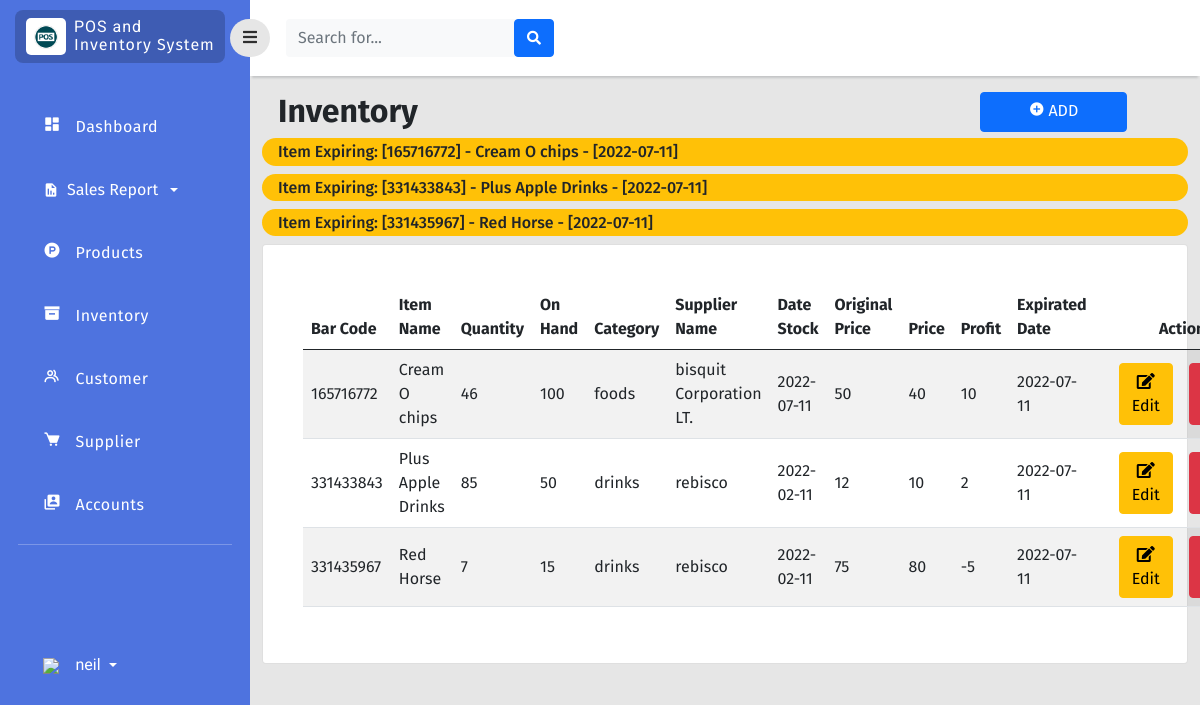
Page /php/inventory.php (signed in) on the earlier database version.
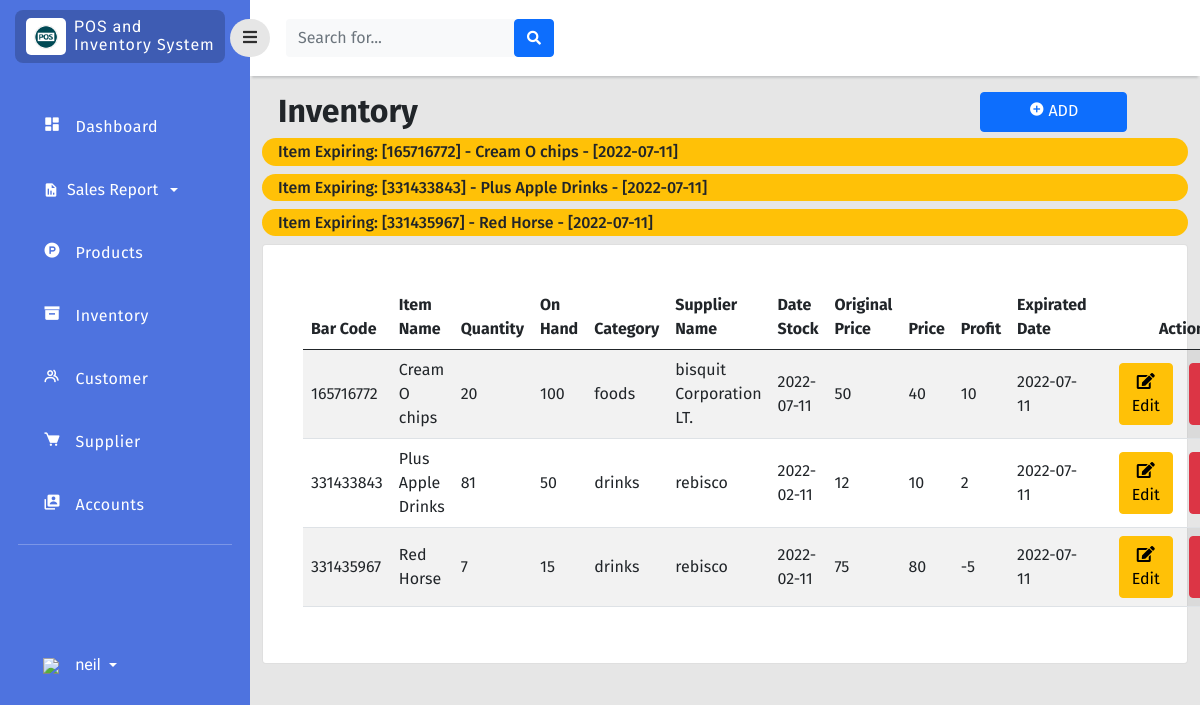
Same page on the later database version.
### tables this page shows
CREATE TABLE `inventory` (
  `item_id` bigint(11) NOT NULL,
  `bar_code` bigint(11) NOT NULL,
  `item_name` varchar(255) NOT NULL,
  `quantity` int(11) NOT NULL,
  `price` double NOT NULL,
  `orignal_price` double NOT NULL,
  `profit` double NOT NULL,
  `on_hand` int(11) NOT NULL,
  `category_id` int(11) NOT NULL,
  `supplier_id` int(11) NOT NULL,
  `stock_in` date NOT NULL,
  `date_expired` date NOT NULL
);

CREATE TABLE `category` (
  `category_id` int(11) NOT NULL,
  `category_name` enum('foods','drinks') NOT NULL
);

CREATE TABLE `supplier` (
  `supplier_id` int(11) NOT NULL,
  `company_name` varchar(255) NOT NULL,
  `location_id` int(255) NOT NULL,
  `phone_no` int(11) NOT NULL
);

### php/inventory.php (the view, shortened to what this page needs)
<?php
include 'connection.php';
?>
<!doctype html>
<html lang="en">
  <head>
    <link href="https://cdn.jsdelivr.net/npm/bootstrap@5.0.2/dist/css/bootstrap.min.css" rel="stylesheet"
>
    <link rel="stylesheet" type="text/css" href="../style/dash.css">
    <link
      href="https://cdnjs.cloudflare.com/ajax/libs/font-awesome/5.15.1/css/all.min.css"
      rel="stylesheet"
    />
    <link href='https://unpkg.com/boxicons@2.1.2/css/boxicons.min.css' rel='stylesheet'>
    </head>
    <body>
    <div class="page">
        <div class="sidebar">
            <div class="sidebar-header">
                <div class="sidebar-logo-container">
                    <div class="logo-container">
                        <img class="logo-sidebar" src="../image/logo.png" />
                    </div>
                    <div class="sys-name-container mt-2">
                        <p class="sys-name">
                            POS and <br>
                            <span class="brand-subname">
                            Inventory System
                            </span>
                        </p>
                    </div>
                </div>
            </div>
            <div class="sidebar-body">
                <ul class="navigation-list">
                    <li class="navigation-list-item">
                        <a class="navigation-link" href="dashboard.php">
                            <div class="row">
                                <div class="col-2">
                                    <i class='bx bxs-dashboard'></i>
                                </div>
                                <div class="col-9">
                                    Dashboard
                                </div>
                            </div>
                        </a>
                    </li>
                   <li class="navigation-list-item">
                        <a href="#submenu1" data-bs-toggle="collapse" class="d-flex align-items-center text-white text-decoration-none dropdown-toggle" >
                            <i class='bx bxs-report bi'></i><span class="mx-2 text-white">Sales Report</span></a>
                    </li>
                    <li class="navigation-list-item">
                        <a class="navigation-link" href="product.php">
                            <div class="row">
                                <div class="col-2">
                                    <i class='bx bxl-product-hunt' ></i>
                                </div>
                                <div class="col-9">
                                    Products
                                </div>
                            </div>
                        </a>
                    </li>
                     <li class="navigation-list-item">
                        <a class="navigation-link" href="inventory.php">
                            <div class="row">
                                <div class="col-2">
                                    <i class='bx bxs-box'></i>
                                </div>
                                <div class="col-9">
                                    Inventory
                                </div>
                            </div>
                        </a>
                    </li>
                    <li class="navigation-list-item">
                        <a class="navigation-link" href="customer.php">
                            <div class="row">
                                <div class="col-2">
                                    <i class='bx bx-group'></i>
                                </div>
                                <div class="col-9">
                                    Customer
                                </div>
                            </div>
                        </a>
                    </li>
                    <li class="navigation-list-item">
                        <a class="navigation-link" href="supplier.php">
                            <div class="row">
                                <div class="col-2">
                                    <i class='bx bxs-cart' ></i>
                                </div>
                                <div class="col-9">
                                    Supplier
                                </div>
                            </div>
                        </a>
                    </li>
                    <li class="navigation-list-item">
                        <a class="navigation-link" href="user_manager.php">
                            <div class="row">
                                <div class="col-2">
                                    <i class='bx bxs-user-account'></i>
                                </div>
                                <div class="col-9">
                                    Accounts
                                </div>
                            </div>
                        </a>
                    </li>
                    <hr style="color:rgb(255, 255, 255);margin-top:10px;">
                    <li class="navigation-list-item" style="margin-top: 45%;">
                        <div class="dropdown pb-1">
                            <a href="#" class="d-flex align-items-center text-white text-decoration-none dropdown-toggle" id="dropdownUser1" data-bs-toggle="dropdown" aria-expanded="false">
                                <div class="col-2">
                                    <img src="../image/user_35px.png" />
                                </div>
                                <span class="d-none d-sm-inline mx-1"><?php echo $_SESSION["username"];  ?></span>
                            </a>
                        </div>
                    </li>
                </ul>
            </div>
        </div>
        <div class="content">
            <div class="navigationBar">
                <button id="sidebarToggle" class="btn sidebarToggle">
                    <i class="fas fa-bars"></i>
                </button>
                <form class="d-none d-sm-inline-block form-inline mr-auto ml-md-3 my-2 my-md-0 mw-100 navbar-search ms-3">
                    <div class="input-group">
                        <input type="text" class="form-control bg-light border-0 small" placeholder="Search for..."aria-label="Search" aria-describedby="basic-addon2"id="SearchMo" onkeyup="myFunction()">
                        <div class="input-group-append">
                            <button class="btn btn-primary" type="button">
                                <i class="fas fa-search fa-sm"></i>
                            </button>
                        </div>
                    </div>
                </form>
            </div>
            <div class="col py-3 d-flex justify-content-center overflow-auto">
                 <div class="container-fluid">
                <div class="row">
                        <div class="col d-flex justify-content">
                            <br>
                            <div class="w-50">
                                <h2 class="text-dark text-start ps-3 fw-bold">Inventory </h2>
                            </div>
                            <div class="position-left w-50">
                                <button type="button" class="btn btn-primary px-5 pb-2" data-bs-toggle="modal" data-bs-target="#create" style="margin-left: 55%;"><b><i class='bx bxs-plus-circle'></i> </b> ADD</button>
                            </div>
                        </div>
                    </div>
                    <?php
                            $expired = mysqli_query($con, "SELECT * FROM inventory WHERE (( date_expired - INTERVAL 8 DAY) <= current_date()) ORDER BY date_expired asc");
                            while($row = mysqli_fetch_array($expired)) { ?>
                            <h6 class="bg-warning p-1 ps-3 rounded-pill">Item Expiring: [<?php echo $row['bar_code']. "] - " .$row['item_name']. " - [" .$row['date_expired']; ?>]</h6>
                            <?php
                            }
                            ?>
                    <div class="row">
                        <div class="col ">
                            <div class="card">
                                <div class="card-body rounded-3 m-4 table-responsive-sm">
                                    <table class="table table-striped align-middle" id="InventoryTab">
                                        <thead>
                                            <tr>
                                                <th scope="col">Bar Code</th>
                                                <th scope="col">Item Name</th>
                                                <th scope="col">Quantity</th>
                                                <th scope="col">On Hand</th>
                                                <th scope="col">Category</th>
                                                <th scope="col">Supplier Name</th>
                                                <th scope="col">Date Stock</th>
                                                <th scope="col">Original Price</th>
                                                <th scope="col">Price</th>
                                                <th scope="col">Profit</th>
                                                <th scope="col">Expirated Date</th>
                                                <th scope="col" style="text-align: center;">Action</th>
                                            </tr>
                                        </thead>
                                        <tbody>
                                            <?php
                                            $query_run = mysqli_query($con,"SELECT * FROM inventory");
                                            $sql_run = mysqli_query($con,"SELECT * FROM category,inventory WHERE(category.category_id=inventory.category_id)");
                                            $sup_run = mysqli_query($con,"SELECT * FROM supplier,inventory WHERE(supplier.supplier_id=inventory.supplier_id)");
                                            while ($row=mysqli_fetch_assoc($query_run) AND $rows=mysqli_fetch_assoc($sql_run) AND $raw=mysqli_fetch_assoc($sup_run)) { ?>
                                            <tr>
                                                <td><?php echo $row['bar_code'];  ?></td>
                                                <td><?php echo $row['item_name'];  ?></td>
                                                <td ><?php echo $row['quantity'];  ?></td>
                                                <td><?php echo $row['on_hand'];  ?></td>
                                                <td ><?php echo $rows['category_name'];  ?></td>
                                                <td><?php echo $raw['company_name'];  ?></td>
                                                <td><?php echo $row['stock_in'];  ?></td>
                                                <td ><?php echo $row['orignal_price'];  ?></td>
                                                <td ><?php echo $row['price'];  ?></td>
                                                <td ><?php echo $row['profit'];  ?></td>
                                                <td ><?php echo $row['date_expired'];  ?></td>
                                                <td>
                                                    <div class="d-flex flex-row justify-content-center">
                                                        <button class="btn btn-warning editbtn mx-3" data-toggle="modal" type="button"><i class="fas fa-edit" data-toggle="tooltip" title="edit"></i>Edit</button>
                                                        <button class="btn btn-danger deletebtn" data-toggle="modal" type="button"><i class="fas fa-trash" data-toggle="tooltip" title="edit"></i>Delete</button>
                                                </td>
                                            </tr>
                                        <?php }  ?>
                                        </tbody>
                                    </table>
                                </div>
                            </div>
                        </div>
                    </div>
                </div>
            </div>
        </div>
    </div>
</body>
</html>

### style/dash.css (style rules this page uses)
* { font-family: 'Fira Sans', sans-serif; }
body { background-color: #e6e6e6; }
.page .sidebar { background: rgb(78, 115, 223); position: fixed; top: 0; left: 0; width: 250px; height: 100vh; overflow-y: auto; overflow-x: hidden; transition: all 0.3s ease; }
.page .content { margin-left: 250px; transition: all 0.3s ease; }
.navigationBar { background-color: white; height: 50px; display: flex; padding: 38px 0px; align-items: center; box-shadow: 0 4px 2px -2px #c5c6c7; }
.sidebarToggle { font-size: 16px; color: rgb(0, 0, 0, 0.8); margin-left: -20px; z-index: 999; border-radius: 50px; background-color: #e6e6e6; transition: all 0.3s ease; outline: none!important; box-shadow: none!important; }
.sidebar-header { padding: 10px 25px 10px 15px; }
.sidebar-logo-container { background-color: rgb(0, 0, 0, 0.2); border-radius: 8px; padding-left: 3px; display: flex; }
.logo-container { max-width: 40px; background-color: #fff; border-radius: 5px; margin: 8px; padding: 6px 8px; }
.logo-sidebar { width: 100%; height: auto; }
.sys-name { color: white; margin: 0px; line-height: 1.1rem; font-size: 16px; letter-spacing: 1px; font-family: 'Roboto', sans-serif; }
.navigation-list { list-style-type:none; padding: 0px 18px; margin-top: 30px; }
.navigation-list-item { padding: 12px 18px 12px 25px; margin: 15px 0px; border-radius: 8px; }
.navigation-link { color: #fff; letter-spacing: 0.5px; font-weight: 400; text-decoration: none; font-size: 16px; font-family: 'Roboto', sans-serif; }
.navigation-link i { font-size: 18px; color: #fff; }
.navigation-list-item .dropdown span { text-decoration: none; font-size: 16px; font-family: 'Roboto', sans-serif; }

Differences in the rows shown:
changed inventory "Cream O chips": quantity "46" → "20"
changed inventory "Plus Apple Drinks": quantity "85" → "81"
